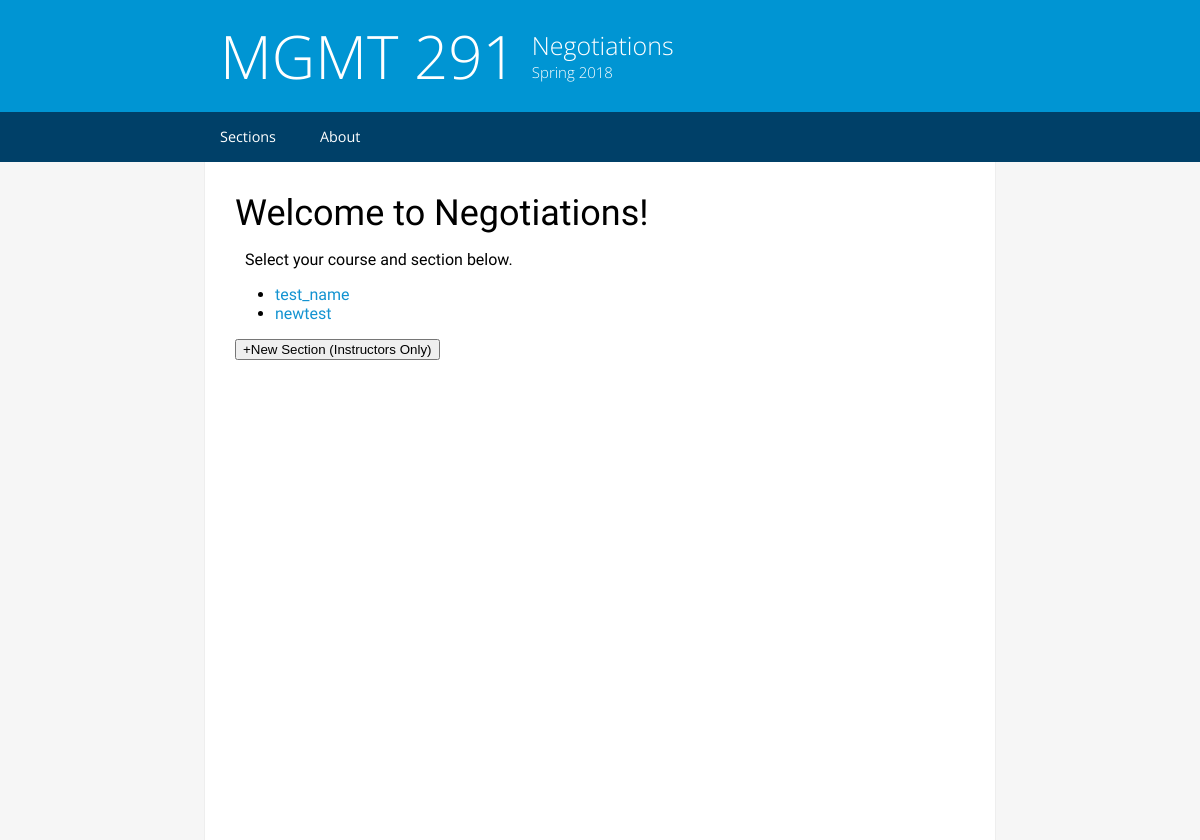
Before: / with the older database file.
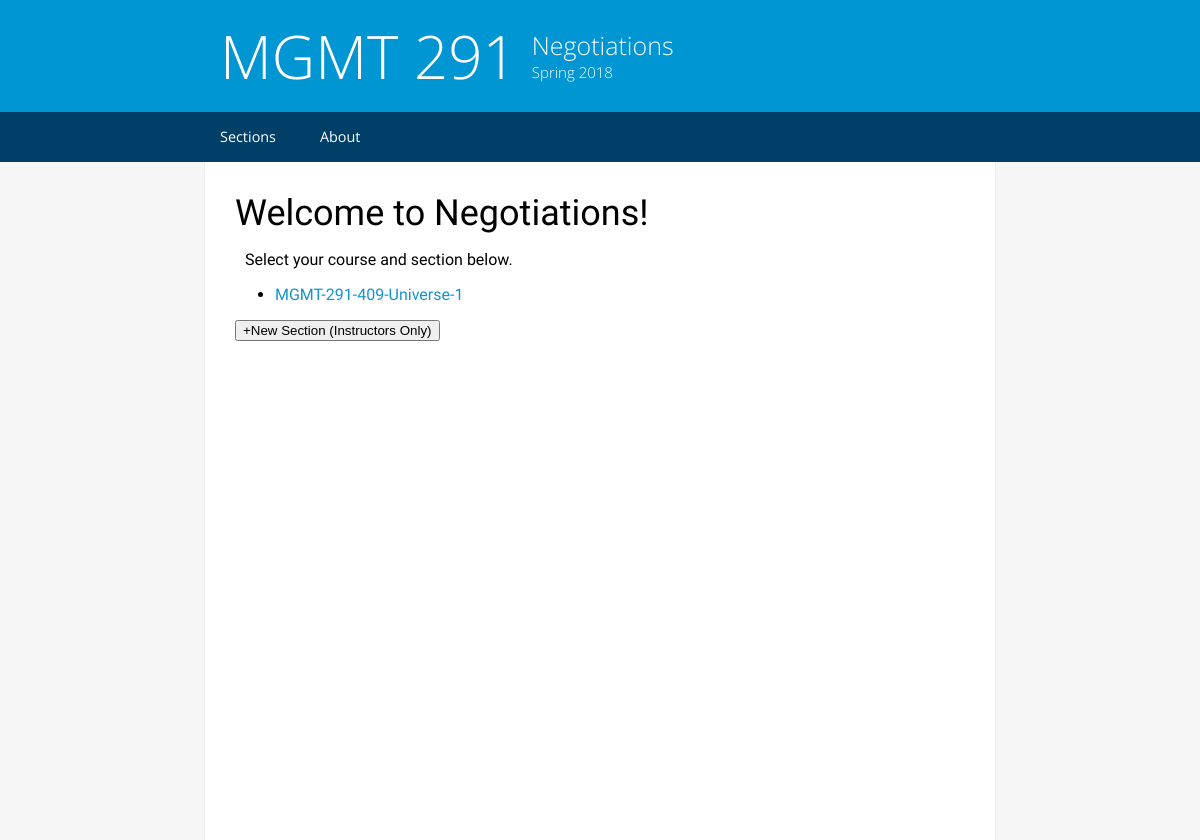
After: the same page with the newer database file.
### models.py (models this page shows, shortened)
class Section(db.Model):
    name = db.Column(db.String(64), primary_key=True)
    instructor = db.Column(db.String(64), index=True)
    password_hash = db.Column(db.String(128))
    roleplays = db.relationship('Roleplay', backref='parent_section', lazy='dynamic')

### website.py (the view)
@app.route('/', methods=['GET', 'POST'])
def landing_home():
    if request.method == 'POST':
        if request.form['submit'] == 'add':
            return redirect('/add')
    return render_template('home.html', sections=Section.query.all())

### templates/home.html
{% extends "base.html" %}
{% block content %}
    <h1>Welcome to Negotiations!</h1>
    <p>Select your course and section below.</p>
    <ul>
    {% for section in sections %}
        <li><a href= {{ '/' + section.name }}>{{ section.name }}</a></li>
    {% endfor %}
    </ul>
    <form action="" method="post">
    <button name="submit" value="add">+New Section (Instructors Only)</button>
    </form>
{% endblock %}

### templates/base.html (shortened to what this page needs)
<!doctype html>
<html lang="en-us">
<link rel= "stylesheet" type= "text/css" href= "{{ url_for('static',filename='styles/style.css') }}">
<head>
</head>
<body>
  <div id="header">
    <div class="container">
      <header>
        <div id="title">
          <h1>MGMT 291</h1>
        </div>
        <div id="caption">
            <h2>Negotiations</h2>
            <h3>Spring 2018</h3>
        </div>
      </header>
    </div>
  </div>
  <div id="nav-bar">
      <nav>
        <ul>
          <a href="/"><li>Sections</li></a>
          <a href="/about"><li>About</li></a>
        </ul>
      </nav>
  </div>
  <div id="content-container" class="container">
      <div class="text-container">
      <section>
        {%  block content %}{% endblock %}
      </section>
      </div>
  </div>
</body>
</html>

### static/styles/style.css (style rules this page uses)
html { -webkit-font-smoothing: antialiased; -webkit-text-size-adjust: 100%; height:100%; width:100%; margin:0px !important; background-color:#F6F6F6; }
body { margin:0px !important; padding:0px !important; height:100%; width:100%; }
#header { width:100%; background-color:#0095d3; padding-top:15px; padding-bottom:15px; overflow:hidden; background-position:center; background-repeat:no-repeat; background-origin:border-box; }
.container { overflow:hidden; width:100%; margin-left:0; margin-right:0; }
#title { overflow:hidden; }
#title > h1 { margin-top:0px; margin-bottom:0px; margin-left:20px; font-family: "Open Sans", serif, sans-serif; color:#fff; font-size:40px; font-weight:300; }
#caption { margin-top:0px; margin-left:22px; }
#caption > h2 { margin-top:0px; margin-bottom:0px; font-family: "Open Sans", sans-serif; color:#fff; font-weight:300; font-size:16px; }
#caption > h3 { margin-top:0px; margin-bottom:0px; font-family: "Open Sans", sans-serif; color:#fff; font-weight:300; font-size:14px; }
#nav-bar { margin-left:auto; margin-right:auto; padding:0; width:100%; background-color:#004068; }
#nav-bar ul { margin-top:0px; margin-bottom:0px; width:100%; margin-left:auto; margin-right:auto; padding-left:0px; padding-right:0px; }
#nav-bar li { display:inline-block; width:49%; height:20px; padding-top:10px; padding-bottom:10px; }
#nav-bar li { text-align:center; font-family:"Open Sans", sans-serif; color:#fff; font-size:0.9em; }
#content-container { font-family:"Source Sans Pro", sans-serif; background-color:#fff; min-height:-webkit-calc(100% - 162px); min-height:calc(100% - 162px); min-height:-moz-calc(100% - 162px); width:100%; padding-left:30px; padding-right:30px; padding-top:20px; padding-bottom:20px; width:-webkit-calc(100% - 60px); width:-moz-calc(100% - 60px); width:calc(100% - 60px); }
.text-container h1 { font-size:36px; font-weight:300; font-family:"Source Sans Pro", sans-serif; margin:0px; margin-top:10px; }
.text-container p { margin-left:10px; font-size:16px; }
.text-container a { color:#1393D1; text-decoration:none; }
@media (min-width:825px) { html { -webkit-font-smoothing: antialiased; height:100%; margin:0px !important; } }
@media (min-width:825px) { body { margin:0px !important; padding:0px !important; height:100%; } }
@media (min-width:825px) { #header { width:100%; background-color:#0095d3; overflow:hidden; } }
@media (min-width:825px) { .container { overflow:hidden; width:800px; margin-left:auto; margin-right:auto; } }
@media (min-width:825px) { #title { overflow:hidden; float:left; } }
@media (min-width:825px) { #title > h1 { margin-top:0px; margin-bottom:0px; margin-left:20px; font-family: "Open Sans", serif, sans-serif; color:#fff; font-size:60px; font-weight:300; } }
@media (min-width:825px) { #caption { float:left; display:inline; margin-top:13px; margin-left:15px; } }
@media (min-width:825px) { #caption > h2 { margin-top:0px; margin-bottom:0px; font-family: "Open Sans", sans-serif; color:#fff; font-weight:300; font-size:25px; } }
@media (min-width:825px) { #caption > h3 { margin-top:0px; margin-bottom:0px; font-family: "Open Sans", sans-serif; color:#fff; font-weight:300; font-size:15px; } }
@media (min-width:825px) { #nav-bar { margin-left:auto; margin-right:auto; padding:0; background-color:#004068; } }
@media (min-width:825px) { #nav-bar ul { margin-top:0px; margin-bottom:0px; width:800px; height:50px; margin-left:auto; margin-right:auto; padding:0; } }
@media (min-width:825px) { #nav-bar li { display:inline-block; height:20px; width:auto; padding-top:15px; padding-bottom:15px; padding-left:20px; padding-right:20px; } }
@media (min-width:825px) { #content-container { width:730px; border-left:solid 1px #EEE; border-right:solid 1px #EEE; } }

Changed rows visible on the page:
removed Section: name "test_name"
removed Section: name "newtest"
added Section: name "MGMT-291-409-Universe-1"
